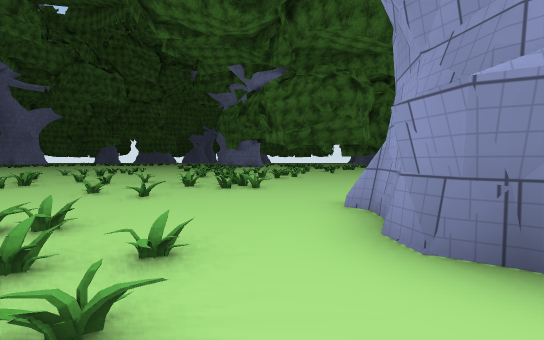
[1] (above)

24 first-person views from a walk through a 3-D level made in the Unity game engine. The camera is 1.2 m above the floor, tilts 2° down and sees 90° across. The floor is counted in squares, 2 m on a side. Each view is taken from the middle of a square. On the plan, view 1 faces up. The plan holds only what a view shows up to about 9 squares ahead; the rest is blank. The place goes on beyond the plan. Some animated figures are not drawn. Some surface patterns are stand-ins.

[2]
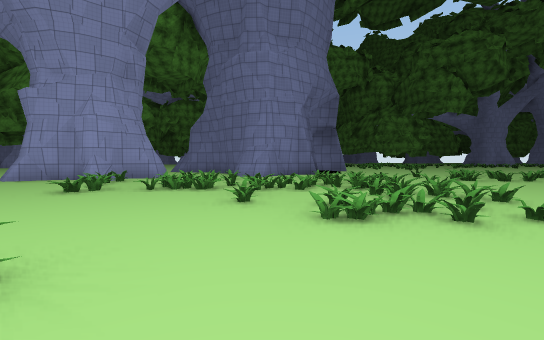

[3]
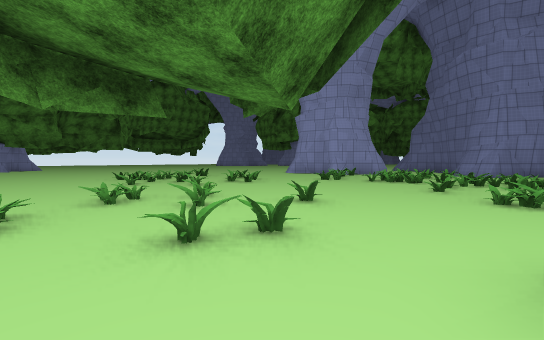

[4]
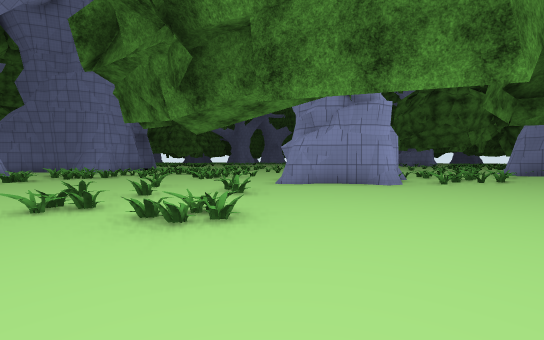

[5]
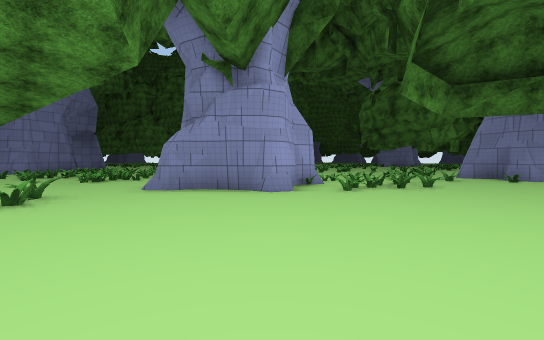

[6]
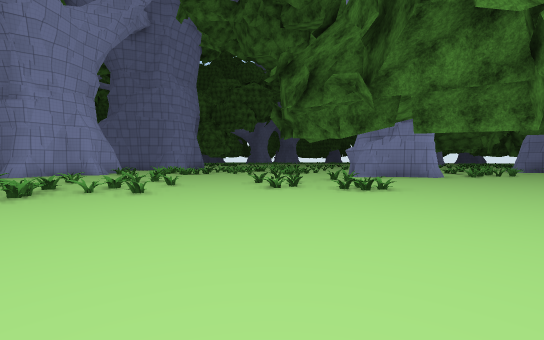

[7]
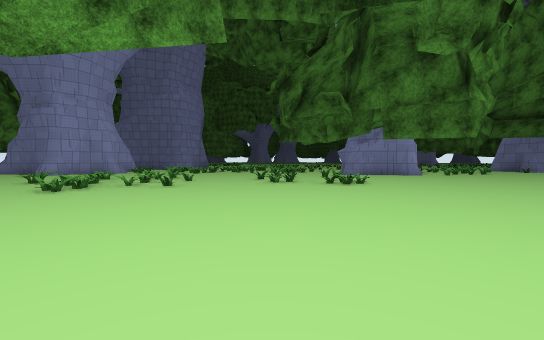

[8]
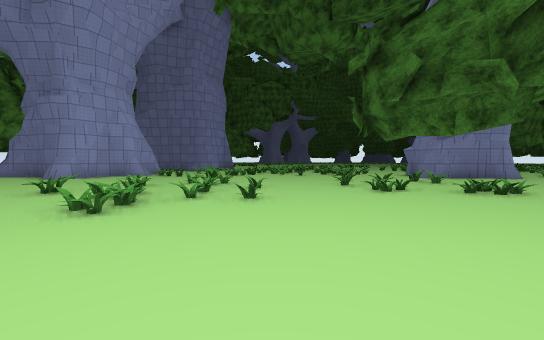

[9]
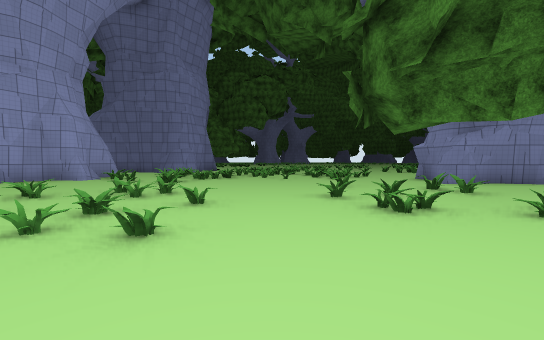

[10]
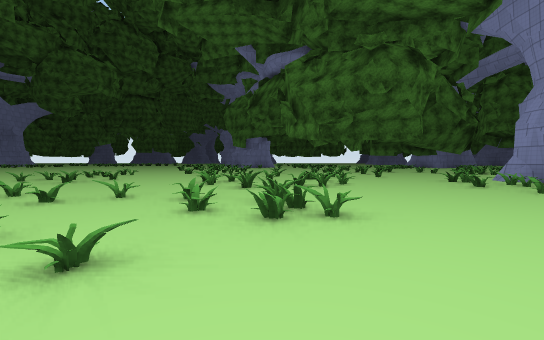

[11]
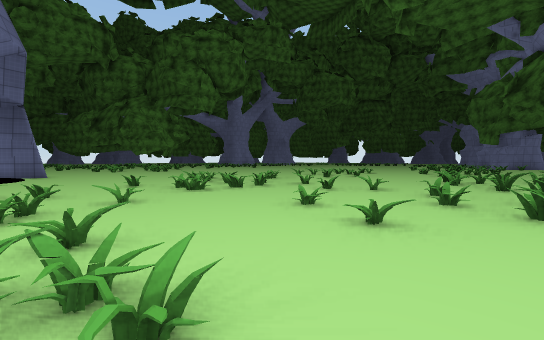

[12]
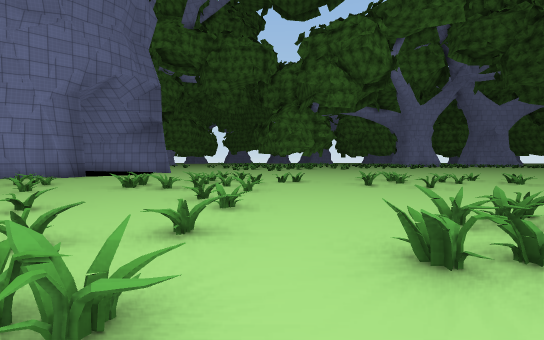

[13]
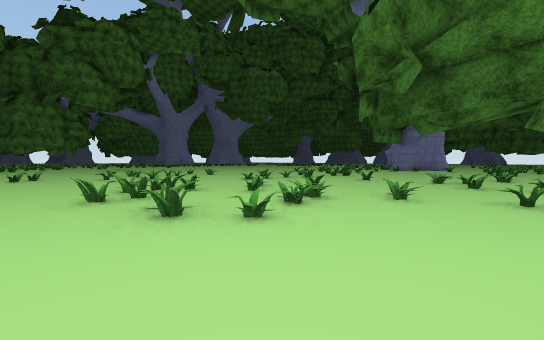

[14]
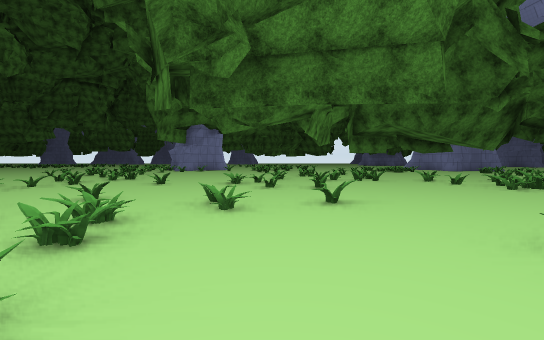

[15]
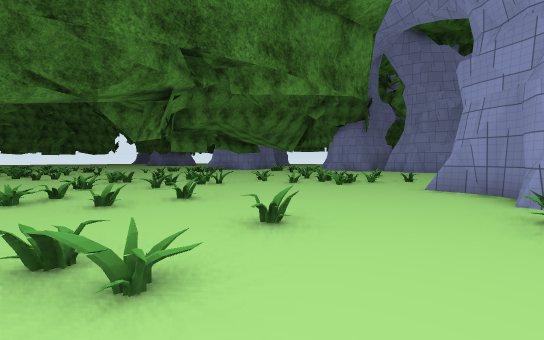

[16]
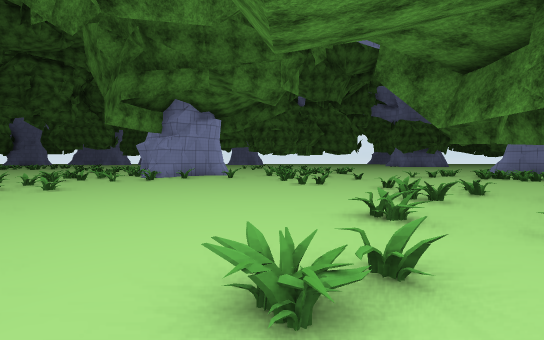

[17]
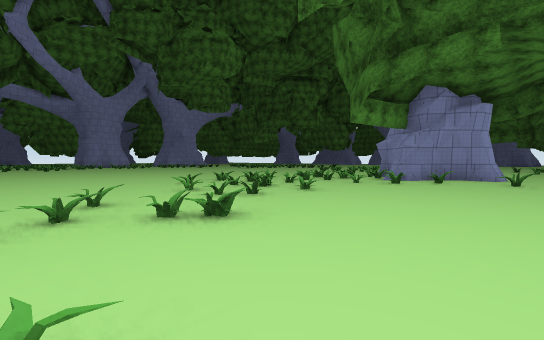

[18]
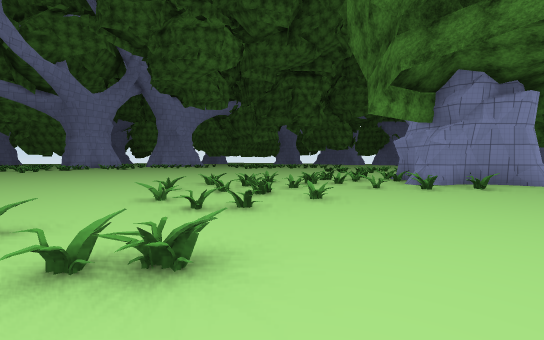

[19]
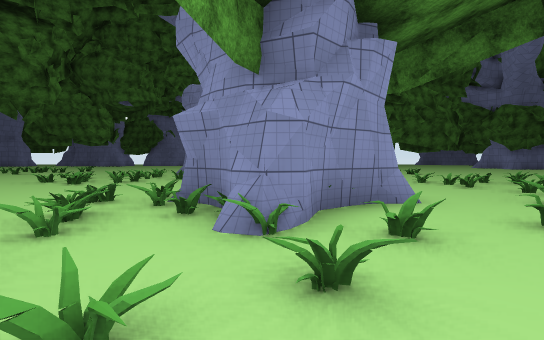

[20]
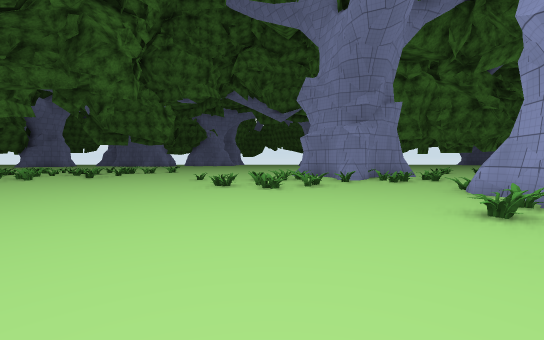

[21]
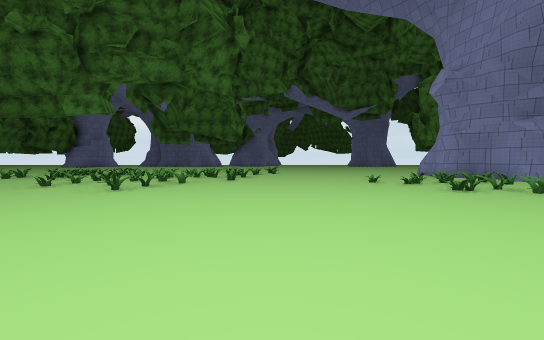

[22]
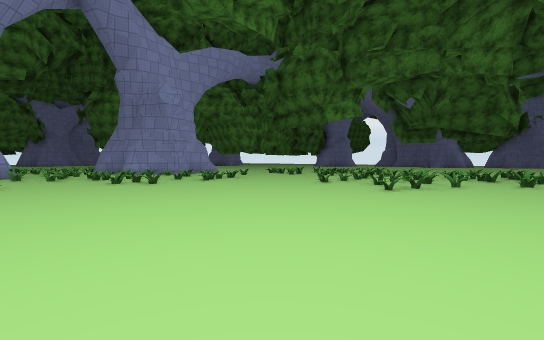

[23]
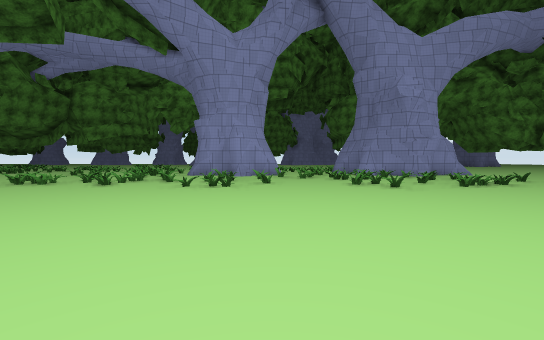

[24]
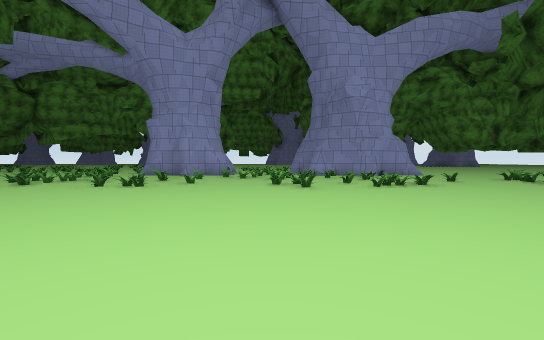

### Floor plan
Key: @ floor where view 1 was taken; # wall or solid block; x gap in a wall; . main floor; : floor 0.25 m higher than the main floor; + floor 0.5 m higher than the main floor; / step, stairs or slope; = window, fence, low wall or low ledge.
Columns run from 24 left of view 1 to 8 right of it. Each row starts with its distance up from view 1.
 36          #=
 35          =.
 34  =      #==
 33 .##. ..=........  #
 32 ...... ==.=... .==###
 31 .#.....#==......#==.=#      ..
 30 /./.... =.......==....   ...=.
 29 ///=............=....    .==
 28 /.#/................#   ..==
 27 /./=................#   ..=
 26  .=................#####.=
 25 =............ .....=##...
 24 =.=.........   ...=##==.=# .....#
 23  #.#.....       ...##=...=......=
 22 =#......        ..=#......#......
 21  =.....        ..==.............
 20  ==...        .....=........##.
 19  ==..        ......//......=##
 18  ...        ........./=...====...
 17  ==         .........#.....##==.#
 16             .........+.=.//....=#
 15                ...  /.....=....##
 14                .:=. //...........
 13                 .:.....=.#.=.....
 12                ./.=...==#......#
 11                .=//..==#=....=##
 10                ../...=====..==##
  9                .=.....==#..===###
  8                ..=..........# # .
  7                . #=.=.==.... .=..
  6                .=#=....=...  =...
  5               ...==.......  .=#..
  4              ...=.........  ###..
  3              ......#.....#  #=...
  2              ......:.##..####....
  1                ..=.==#=...##.....
  0                   ..=...@........
 -1                    ==............
 -2                  #..#.....==.....
 -3                   ===.....=##....
 -4                   ==......=##....
 -5                   ===/...........
 -6                  ##....x//.......
 -7                  #....../........
 -8                  ##.....=+.......
 -9                   #...==##.......
-10                   ...............

Positions as (right, up) in squares from view 1, and headings:
1: (0, 0), facing up
2: (2, -1), facing left
3: (4, 0), facing down-left
4: (7, -5), facing up-left
5: (8, -2), facing up-left
6: (7, -9), facing up-left
7: (8, -10), facing up-left
8: (5, -10), facing up-left
9: (4, -8), facing up-left
10: (-1, 3), facing up
11: (-1, 2), facing up-left
12: (0, 8), facing left
13: (3, 8), facing up-left
14: (2, 9), facing up
15: (1, 11), facing up-right
16: (1, 15), facing up
17: (0, 16), facing up-left
18: (-1, 17), facing up-left
19: (-3, 22), facing up
20: (-8, 23), facing up
21: (-13, 24), facing up
22: (-14, 24), facing up-left
23: (-15, 24), facing left
24: (-15, 26), facing left
